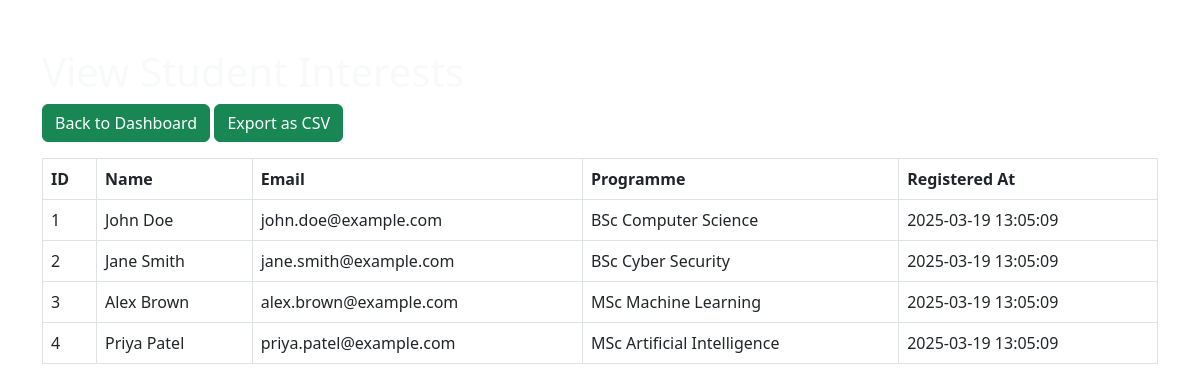
The page /admin/view-students.php (signed in) on the database its author committed.
### tables this page shows
CREATE TABLE InterestedStudents (
    InterestID INT AUTO_INCREMENT PRIMARY KEY,
    ProgrammeID INT NOT NULL,
    StudentName VARCHAR(100) NOT NULL,
    Email VARCHAR(255) NOT NULL,
    RegisteredAt TIMESTAMP DEFAULT CURRENT_TIMESTAMP,
    FOREIGN KEY (ProgrammeID) REFERENCES Programmes(ProgrammeID) ON DELETE CASCADE
);

CREATE TABLE Programmes (
    ProgrammeID INTEGER PRIMARY KEY AUTO_INCREMENT,
    ProgrammeName TEXT NOT NULL,
    LevelID INTEGER,
    ProgrammeLeaderID INTEGER,
    Description TEXT,
    Image TEXT,
    FOREIGN KEY (LevelID) REFERENCES Levels(LevelID),
    FOREIGN KEY (ProgrammeLeaderID) REFERENCES Staff(StaffID)
);

### admin/view-students.php (the view, shortened to what this page needs)
<?php
include '../includes/db.php';
?>
<!DOCTYPE html>
<html lang="en">
<head>
    <link href="https://cdn.jsdelivr.net/npm/bootstrap@5.3.0/dist/css/bootstrap.min.css" rel="stylesheet">
    <link href="../assets/css/style2.css" rel="stylesheet">
</head>
<body>
    <div class="container mt-5">
        <h1 class="text-light">View Student Interests</h1>
        <a href="dashborad.php" class="btn btn-success mb-3">Back to Dashboard</a>
        <a href="export-students.php" class="btn btn-success mb-3">Export as CSV</a>
        <table class="table table-bordered p-4">
            <thead>
                <tr>
                    <th>ID</th>
                    <th>Name</th>
                    <th>Email</th>
                    <th>Programme</th>
                    <th>Registered At</th>
                </tr>
            </thead>
            <tbody>
                <?php
                $sql = "SELECT interestedstudents.*, Programmes.ProgrammeName
                        FROM interestedstudents
                        LEFT JOIN Programmes ON interestedstudents.ProgrammeID = Programmes.ProgrammeID";
                $result = mysqli_query($conn, $sql);
                while ($row = mysqli_fetch_assoc($result)) {
                    echo "<tr>
                            <td>{$row['InterestID']}</td>
                            <td>{$row['StudentName']}</td>
                            <td>{$row['Email']}</td>
                            <td>{$row['ProgrammeName']}</td>
                            <td>{$row['RegisteredAt']}</td>
                          </tr>";
                }
                ?>
            </tbody>
        </table>
    </div>
</body>
</html>

### assets/css/style2.css (style rules this page uses)
body { background-image: url("../images/image.jpg"); background-size: cover; background-position: center; background-repeat: no-repeat; background-attachment: fixed; height: 100vh; margin: 0; padding: 0; }

### rows shown on the page
interestedstudents: InterestID "1", StudentName "John Doe", Email "john.doe@example.com", ProgrammeID.ProgrammeName "BSc Computer Science", RegisteredAt "2025-03-19 13:05:09"
interestedstudents: InterestID "2", StudentName "Jane Smith", Email "jane.smith@example.com", ProgrammeID.ProgrammeName "BSc Cyber Security", RegisteredAt "2025-03-19 13:05:09"
interestedstudents: InterestID "3", StudentName "Alex Brown", Email "alex.brown@example.com", ProgrammeID.ProgrammeName "MSc Machine Learning", RegisteredAt "2025-03-19 13:05:09"
interestedstudents: InterestID "4", StudentName "Priya Patel", Email "priya.patel@example.com", ProgrammeID.ProgrammeName "MSc Artificial Intelligence", RegisteredAt "2025-03-19 13:05:09"
